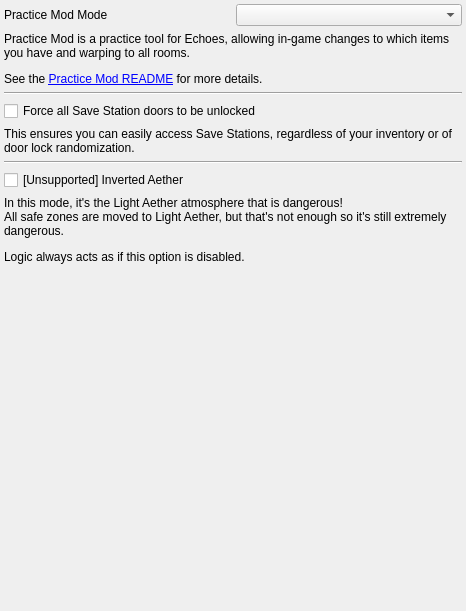
<?xml version="1.0" encoding="UTF-8"?>
<ui version="4.0">
 <class>PresetEchoesPatches</class>
 <widget class="QMainWindow" name="PresetEchoesPatches">
  <property name="geometry">
   <rect>
    <x>0</x>
    <y>0</y>
    <width>466</width>
    <height>611</height>
   </rect>
  </property>
  <property name="windowTitle">
   <string>Other</string>
  </property>
  <widget class="QWidget" name="centralWidget">
   <property name="maximumSize">
    <size>
     <width>16777215</width>
     <height>16777215</height>
    </size>
   </property>
   <layout class="QVBoxLayout" name="verticalLayout">
    <property name="leftMargin">
     <number>4</number>
    </property>
    <property name="topMargin">
     <number>4</number>
    </property>
    <property name="rightMargin">
     <number>4</number>
    </property>
    <property name="bottomMargin">
     <number>4</number>
    </property>
    <item>
     <layout class="QHBoxLayout" name="horizontalLayout">
      <item>
       <widget class="QLabel" name="practice_mod_mode_label">
        <property name="text">
         <string>Practice Mod Mode</string>
        </property>
       </widget>
      </item>
      <item>
       <widget class="QComboBox" name="practice_mod_mode_combo"/>
      </item>
     </layout>
    </item>
    <item>
     <widget class="QLabel" name="practice_mod_description_label">
      <property name="sizePolicy">
       <sizepolicy hsizetype="Preferred" vsizetype="Fixed">
        <horstretch>0</horstretch>
        <verstretch>0</verstretch>
       </sizepolicy>
      </property>
      <property name="maximumSize">
       <size>
        <width>16777215</width>
        <height>60</height>
       </size>
      </property>
      <property name="text">
       <string>&lt;html&gt;&lt;head/&gt;&lt;body&gt;&lt;p&gt;Practice Mod is a practice tool for Echoes, allowing in-game changes to which items you have and warping to all rooms.&lt;/p&gt;&lt;p&gt;See the &lt;a href=&quot;https://github.com/MetroidPrimeModding/prime2-practice-mod/blob/main/README.md&quot;&gt;&lt;span style=&quot; text-decoration: underline; color:#0000ff;&quot;&gt;Practice Mod README&lt;/span&gt;&lt;/a&gt; for more details.&lt;/p&gt;&lt;/body&gt;&lt;/html&gt;</string>
      </property>
      <property name="alignment">
       <set>Qt::AlignLeading|Qt::AlignLeft|Qt::AlignTop</set>
      </property>
      <property name="wordWrap">
       <bool>true</bool>
      </property>
      <property name="openExternalLinks">
       <bool>true</bool>
      </property>
     </widget>
    </item>
    <item>
     <widget class="Line" name="save_doors_line">
      <property name="orientation">
       <enum>Qt::Horizontal</enum>
      </property>
     </widget>
    </item>
    <item>
     <widget class="QCheckBox" name="save_doors_check">
      <property name="text">
       <string>Force all Save Station doors to be unlocked</string>
      </property>
     </widget>
    </item>
    <item>
     <widget class="QLabel" name="save_doors_label">
      <property name="text">
       <string>This ensures you can easily access Save Stations, regardless of your inventory or of door lock randomization.</string>
      </property>
      <property name="wordWrap">
       <bool>true</bool>
      </property>
     </widget>
    </item>
    <item>
     <widget class="Line" name="inverted_line">
      <property name="orientation">
       <enum>Qt::Horizontal</enum>
      </property>
     </widget>
    </item>
    <item>
     <widget class="QCheckBox" name="inverted_check">
      <property name="text">
       <string>[Unsupported] Inverted Aether</string>
      </property>
     </widget>
    </item>
    <item>
     <widget class="QLabel" name="inverted_label">
      <property name="text">
       <string>&lt;html&gt;&lt;head/&gt;&lt;body&gt;&lt;p&gt;In this mode, it's the Light Aether atmosphere that is dangerous!&lt;br/&gt;All safe zones are moved to Light Aether, but that's not enough so it's still extremely dangerous.&lt;/p&gt;&lt;p&gt;Logic always acts as if this option is disabled.&lt;/p&gt;&lt;/body&gt;&lt;/html&gt;</string>
      </property>
      <property name="alignment">
       <set>Qt::AlignLeading|Qt::AlignLeft|Qt::AlignTop</set>
      </property>
      <property name="wordWrap">
       <bool>true</bool>
      </property>
     </widget>
    </item>
    <item>
     <spacer name="verticalSpacer">
      <property name="orientation">
       <enum>Qt::Vertical</enum>
      </property>
      <property name="sizeHint" stdset="0">
       <size>
        <width>20</width>
        <height>40</height>
       </size>
      </property>
     </spacer>
    </item>
   </layout>
  </widget>
 </widget>
 <layoutdefault spacing="6" margin="11"/>
 <resources/>
 <connections/>
</ui>
